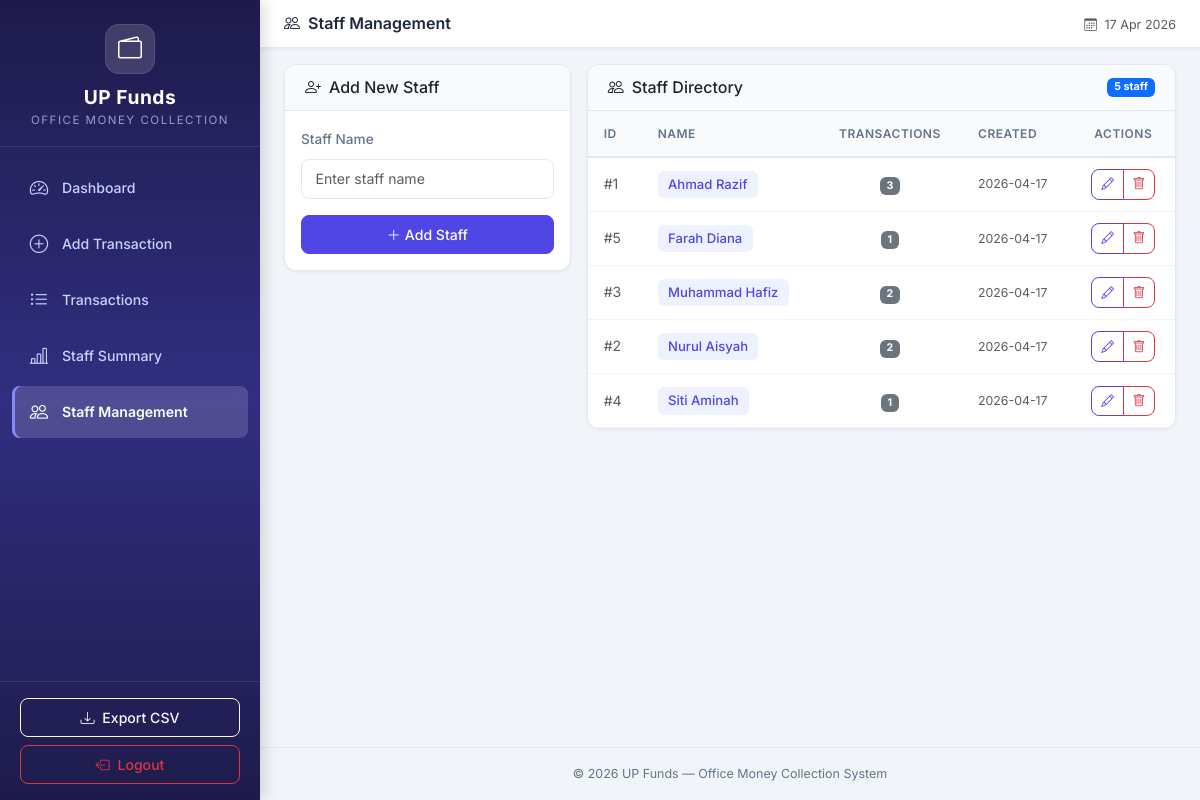
/staff (signed in), run on an earlier commit of the app's database.
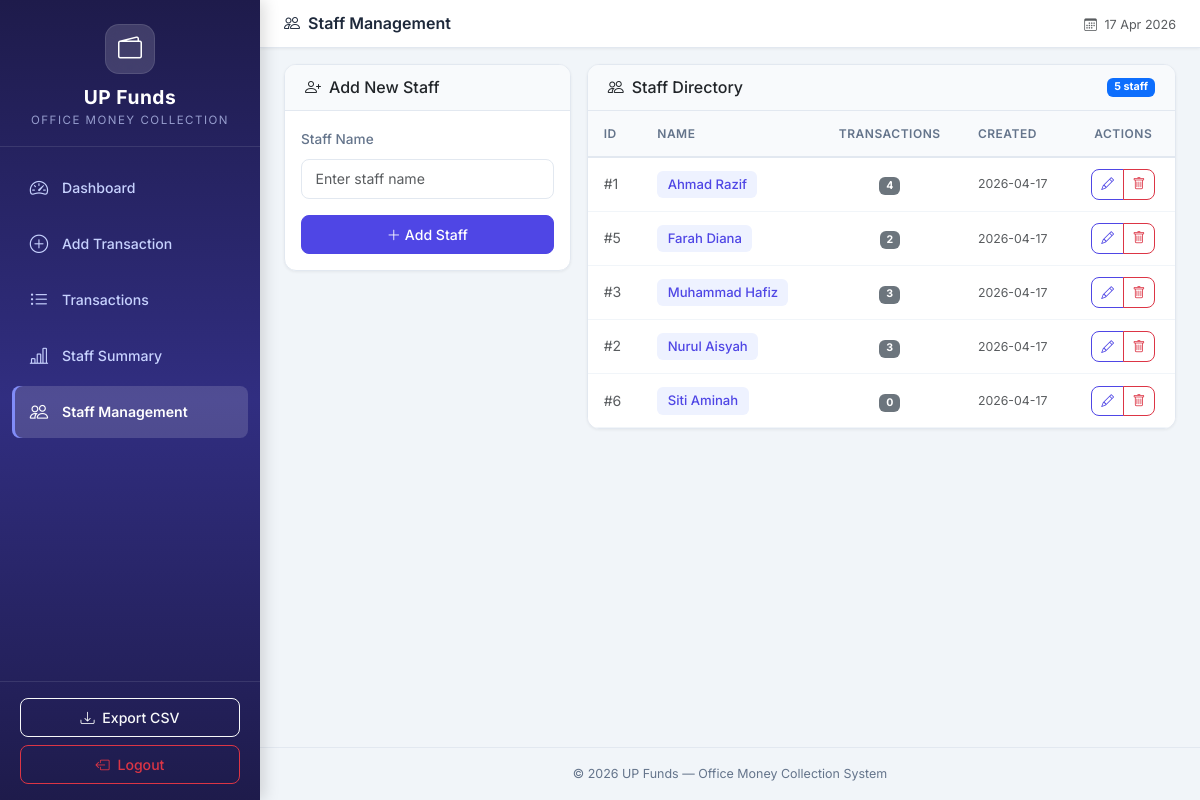
And on a later commit of the database.
### tables this page shows
CREATE TABLE staff (
            id INTEGER PRIMARY KEY AUTOINCREMENT,
            name TEXT NOT NULL,
            is_active INTEGER DEFAULT 1,
            created_at TIMESTAMP DEFAULT CURRENT_TIMESTAMP
        );

### app.py (the view)
@app.route('/staff')
@admin_required
def staff_list():
    conn = get_db_connection()
    staff_raw = conn.execute('''
        SELECT
            s.*,
            COUNT(cr.id) as transaction_count,
            COALESCE(SUM(cr.amount_in), 0) as total_in,
            COALESCE(SUM(CASE WHEN cr.expense_type = 'personal' THEN cr.amount_out ELSE 0 END), 0) as personal_refunds,
            (SELECT COALESCE(SUM(amount), 0) FROM transaction_splits ts WHERE ts.staff_id = s.id) as shared_expense
        FROM staff s
        LEFT JOIN cash_records cr ON s.id = cr.staff_id
        WHERE s.is_active = 1
        GROUP BY s.id
        ORDER BY s.name
    ''').fetchall()
    staff = []
    for row in staff_raw:
        net_balance = row['total_in'] - row['shared_expense'] - row['personal_refunds']
        staff.append({
            'id': row['id'],
            'name': row['name'],
            'created_at': row['created_at'],
            'transaction_count': row['transaction_count'],
            'net_balance': net_balance
        })
    conn.close()
    return render_template('staff.html', staff=staff)

### app.py (called while the page is built)
@app.context_processor
def inject_now():
    is_admin = session.get('role') == 'admin'
    return {'now': datetime.now(), 'is_admin': is_admin}

def admin_required(f):
    @wraps(f)
    def decorated_function(*args, **kwargs):
        if session.get('role') != 'admin':
            flash('Admin access is required to view this page.', 'danger')
            return redirect(url_for('login', next=request.url))
        return f(*args, **kwargs)
    return decorated_function

### database.py (called while the page is built)
def get_db_connection():
    conn = sqlite3.connect(DATABASE_PATH)
    conn.row_factory = sqlite3.Row  # Access columns by name
    conn.execute("PRAGMA foreign_keys = ON")  # Enable foreign key support
    return conn

### templates/staff.html (shortened to what the changed rows need)
{% extends 'base.html' %}
{% block content %}
<div class="row g-3">
    <div class="col-lg-8">
        <div class="card content-card">
            <div class="card-body p-0">
                {% if staff %}
                <div class="table-responsive">
                    <table class="table table-hover mb-0">
                        <thead>
                            <tr>
                                <th>ID</th>
                                <th>Name</th>
                                <th class="text-center">Transactions</th>
                                <th>Created</th>
                                <th class="text-center">Actions</th>
                            </tr>
                        </thead>
                        <tbody>
                            {% for s in staff %}
                            <tr>
                                <td class="text-muted">#{{ s['id'] }}</td>
                                <td>
                                    <span class="staff-badge">{{ s['name'] }}</span>
                                </td>
                                <td class="text-center">
                                    <span class="badge bg-secondary">{{ s['transaction_count'] }}</span>
                                </td>
                                <td class="text-muted small">{{ s['created_at'][:10] if s['created_at'] else '—' }}</td>
                                <td class="text-center">
                                    <div class="btn-group btn-group-sm">
                                        <button type="button" class="btn btn-outline-primary"
                                                title="Edit"
                                                onclick="showEditModal({{ s['id'] }}, '{{ s['name']|e }}')">
                                            <i class="bi bi-pencil"></i>
                                        </button>
                                        <button type="button" class="btn btn-outline-danger"
                                                title="Delete"
                                                onclick="confirmDeleteStaff({{ s['id'] }}, '{{ s['name']|e }}', {{ s['net_balance'] }})">
                                            <i class="bi bi-trash"></i>
                                        </button>
                                    </div>
                                </td>
                            </tr>
                            {% endfor %}
                        </tbody>
                    </table>
                </div>
                {% else %}
                <div class="empty-state">
                    <i class="bi bi-people"></i>
                    <p>No staff members yet</p>
                    <p class="text-muted small">Use the form on the left to add your first staff member.</p>
                </div>
                {% endif %}
            </div>
        </div>
    </div>
</div>
{% endblock %}

What changed in the data, as far as the page shows it:
no longer on this page (row edited): staff: id "4", name "Siti Aminah", transaction_count "1", created_at "2026-04-17"
changed staff "Ahmad Razif": transaction_count "3" → "4"
changed staff "Farah Diana": transaction_count "1" → "2"
changed staff "Muhammad Hafiz": transaction_count "2" → "3"
changed staff "Nurul Aisyah": transaction_count "2" → "3"
added staff: id "6", name "Siti Aminah", transaction_count "0", created_at "2026-04-17"
